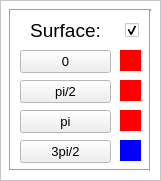
  <widget class="QFrame" name="frame_axis">
   <property name="geometry">
    <rect>
     <x>780</x>
     <y>260</y>
     <width>161</width>
     <height>181</height>
    </rect>
   </property>
   <property name="palette">
    <palette>
     <active>
      <colorrole role="Base">
       <brush brushstyle="SolidPattern">
        <color alpha="255">
         <red>255</red>
         <green>255</green>
         <blue>255</blue>
        </color>
       </brush>
      </colorrole>
      <colorrole role="Window">
       <brush brushstyle="SolidPattern">
        <color alpha="255">
         <red>255</red>
         <green>255</green>
         <blue>255</blue>
        </color>
       </brush>
      </colorrole>
     </active>
     <inactive>
      <colorrole role="Base">
       <brush brushstyle="SolidPattern">
        <color alpha="255">
         <red>255</red>
         <green>255</green>
         <blue>255</blue>
        </color>
       </brush>
      </colorrole>
      <colorrole role="Window">
       <brush brushstyle="SolidPattern">
        <color alpha="255">
         <red>255</red>
         <green>255</green>
         <blue>255</blue>
        </color>
       </brush>
      </colorrole>
     </inactive>
     <disabled>
      <colorrole role="Base">
       <brush brushstyle="SolidPattern">
        <color alpha="255">
         <red>255</red>
         <green>255</green>
         <blue>255</blue>
        </color>
       </brush>
      </colorrole>
      <colorrole role="Window">
       <brush brushstyle="SolidPattern">
        <color alpha="255">
         <red>255</red>
         <green>255</green>
         <blue>255</blue>
        </color>
       </brush>
      </colorrole>
     </disabled>
    </palette>
   </property>
   <property name="font">
    <font>
     <pointsize>10</pointsize>
    </font>
   </property>
   <property name="autoFillBackground">
    <bool>true</bool>
   </property>
   <property name="frameShape">
    <enum>QFrame::StyledPanel</enum>
   </property>
   <property name="frameShadow">
    <enum>QFrame::Raised</enum>
   </property>
   <widget class="QLabel" name="label_axis">
    <property name="geometry">
     <rect>
      <x>20</x>
      <y>20</y>
      <width>91</width>
      <height>21</height>
     </rect>
    </property>
    <property name="font">
     <font>
      <pointsize>14</pointsize>
     </font>
    </property>
    <property name="text">
     <string>Surface:</string>
    </property>
    <property name="alignment">
     <set>Qt::AlignCenter</set>
    </property>
   </widget>
   <widget class="QLabel" name="label_surfaceColor_Pi_2">
    <property name="geometry">
     <rect>
      <x>120</x>
      <y>80</y>
      <width>21</width>
      <height>21</height>
     </rect>
    </property>
    <property name="palette">
     <palette>
      <active>
       <colorrole role="Base">
        <brush brushstyle="SolidPattern">
         <color alpha="255">
          <red>255</red>
          <green>0</green>
          <blue>0</blue>
         </color>
        </brush>
       </colorrole>
       <colorrole role="Window">
        <brush brushstyle="SolidPattern">
         <color alpha="255">
          <red>255</red>
          <green>0</green>
          <blue>0</blue>
         </color>
        </brush>
       </colorrole>
      </active>
      <inactive>
       <colorrole role="Base">
        <brush brushstyle="SolidPattern">
         <color alpha="255">
          <red>255</red>
          <green>0</green>
          <blue>0</blue>
         </color>
        </brush>
       </colorrole>
       <colorrole role="Window">
        <brush brushstyle="SolidPattern">
         <color alpha="255">
          <red>255</red>
          <green>0</green>
          <blue>0</blue>
         </color>
        </brush>
       </colorrole>
      </inactive>
      <disabled>
       <colorrole role="Base">
        <brush brushstyle="SolidPattern">
         <color alpha="255">
          <red>255</red>
          <green>0</green>
          <blue>0</blue>
         </color>
        </brush>
       </colorrole>
       <colorrole role="Window">
        <brush brushstyle="SolidPattern">
         <color alpha="255">
          <red>255</red>
          <green>0</green>
          <blue>0</blue>
         </color>
        </brush>
       </colorrole>
      </disabled>
     </palette>
    </property>
    <property name="autoFillBackground">
     <bool>true</bool>
    </property>
    <property name="text">
     <string/>
    </property>
   </widget>
   <widget class="QPushButton" name="pushButton_surfaceColor_Pi_2">
    <property name="geometry">
     <rect>
      <x>20</x>
      <y>80</y>
      <width>91</width>
      <height>23</height>
     </rect>
    </property>
    <property name="font">
     <font>
      <pointsize>10</pointsize>
     </font>
    </property>
    <property name="text">
     <string>pi/2</string>
    </property>
   </widget>
   <widget class="QLabel" name="label_surfaceColor_3_pi_2">
    <property name="geometry">
     <rect>
      <x>120</x>
      <y>140</y>
      <width>21</width>
      <height>21</height>
     </rect>
    </property>
    <property name="palette">
     <palette>
      <active>
       <colorrole role="Base">
        <brush brushstyle="SolidPattern">
         <color alpha="255">
          <red>255</red>
          <green>0</green>
          <blue>0</blue>
         </color>
        </brush>
       </colorrole>
       <colorrole role="Window">
        <brush brushstyle="SolidPattern">
         <color alpha="255">
          <red>0</red>
          <green>0</green>
          <blue>255</blue>
         </color>
        </brush>
       </colorrole>
      </active>
      <inactive>
       <colorrole role="Base">
        <brush brushstyle="SolidPattern">
         <color alpha="255">
          <red>255</red>
          <green>0</green>
          <blue>0</blue>
         </color>
        </brush>
       </colorrole>
       <colorrole role="Window">
        <brush brushstyle="SolidPattern">
         <color alpha="255">
          <red>0</red>
          <green>0</green>
          <blue>255</blue>
         </color>
        </brush>
       </colorrole>
      </inactive>
      <disabled>
       <colorrole role="Base">
        <brush brushstyle="SolidPattern">
         <color alpha="255">
          <red>0</red>
          <green>0</green>
          <blue>255</blue>
         </color>
        </brush>
       </colorrole>
       <colorrole role="Window">
        <brush brushstyle="SolidPattern">
         <color alpha="255">
          <red>0</red>
          <green>0</green>
          <blue>255</blue>
         </color>
        </brush>
       </colorrole>
      </disabled>
     </palette>
    </property>
    <property name="autoFillBackground">
     <bool>true</bool>
    </property>
    <property name="text">
     <string/>
    </property>
   </widget>
   <widget class="QPushButton" name="pushButton_surfaceColor_3_Pi_2">
    <property name="geometry">
     <rect>
      <x>20</x>
      <y>140</y>
      <width>91</width>
      <height>23</height>
     </rect>
    </property>
    <property name="font">
     <font>
      <pointsize>10</pointsize>
     </font>
    </property>
    <property name="text">
     <string>3pi/2</string>
    </property>
   </widget>
   <widget class="Line" name="line_axisBottom">
    <property name="geometry">
     <rect>
      <x>10</x>
      <y>160</y>
      <width>141</width>
      <height>20</height>
     </rect>
    </property>
    <property name="orientation">
     <enum>Qt::Horizontal</enum>
    </property>
   </widget>
   <widget class="Line" name="line_axisTop">
    <property name="geometry">
     <rect>
      <x>10</x>
      <y>0</y>
      <width>141</width>
      <height>20</height>
     </rect>
    </property>
    <property name="orientation">
     <enum>Qt::Horizontal</enum>
    </property>
   </widget>
   <widget class="Line" name="line_axisLeft">
    <property name="geometry">
     <rect>
      <x>0</x>
      <y>9</y>
      <width>20</width>
      <height>161</height>
     </rect>
    </property>
    <property name="orientation">
     <enum>Qt::Vertical</enum>
    </property>
   </widget>
   <widget class="Line" name="line_10">
    <property name="geometry">
     <rect>
      <x>140</x>
      <y>10</y>
      <width>20</width>
      <height>161</height>
     </rect>
    </property>
    <property name="orientation">
     <enum>Qt::Vertical</enum>
    </property>
   </widget>
   <widget class="QCheckBox" name="checkBox_surfaceEnabled">
    <property name="geometry">
     <rect>
      <x>125</x>
      <y>20</y>
      <width>16</width>
      <height>21</height>
     </rect>
    </property>
    <property name="font">
     <font>
      <pointsize>10</pointsize>
     </font>
    </property>
    <property name="text">
     <string/>
    </property>
    <property name="checked">
     <bool>true</bool>
    </property>
   </widget>
   <widget class="QPushButton" name="pushButton_surfaceColor_0">
    <property name="geometry">
     <rect>
      <x>20</x>
      <y>50</y>
      <width>91</width>
      <height>23</height>
     </rect>
    </property>
    <property name="font">
     <font>
      <pointsize>10</pointsize>
     </font>
    </property>
    <property name="text">
     <string>0</string>
    </property>
   </widget>
   <widget class="QLabel" name="label_surfaceColor_0">
    <property name="geometry">
     <rect>
      <x>120</x>
      <y>50</y>
      <width>21</width>
      <height>21</height>
     </rect>
    </property>
    <property name="palette">
     <palette>
      <active>
       <colorrole role="Base">
        <brush brushstyle="SolidPattern">
         <color alpha="255">
          <red>255</red>
          <green>0</green>
          <blue>0</blue>
         </color>
        </brush>
       </colorrole>
       <colorrole role="Window">
        <brush brushstyle="SolidPattern">
         <color alpha="255">
          <red>255</red>
          <green>0</green>
          <blue>0</blue>
         </color>
        </brush>
       </colorrole>
      </active>
      <inactive>
       <colorrole role="Base">
        <brush brushstyle="SolidPattern">
         <color alpha="255">
          <red>255</red>
          <green>0</green>
          <blue>0</blue>
         </color>
        </brush>
       </colorrole>
       <colorrole role="Window">
        <brush brushstyle="SolidPattern">
         <color alpha="255">
          <red>255</red>
          <green>0</green>
          <blue>0</blue>
         </color>
        </brush>
       </colorrole>
      </inactive>
      <disabled>
       <colorrole role="Base">
        <brush brushstyle="SolidPattern">
         <color alpha="255">
          <red>255</red>
          <green>0</green>
          <blue>0</blue>
         </color>
        </brush>
       </colorrole>
       <colorrole role="Window">
        <brush brushstyle="SolidPattern">
         <color alpha="255">
          <red>255</red>
          <green>0</green>
          <blue>0</blue>
         </color>
        </brush>
       </colorrole>
      </disabled>
     </palette>
    </property>
    <property name="autoFillBackground">
     <bool>true</bool>
    </property>
    <property name="text">
     <string/>
    </property>
   </widget>
   <widget class="QPushButton" name="pushButton_surfaceColor_Pi">
    <property name="geometry">
     <rect>
      <x>20</x>
      <y>110</y>
      <width>91</width>
      <height>23</height>
     </rect>
    </property>
    <property name="font">
     <font>
      <pointsize>10</pointsize>
     </font>
    </property>
    <property name="text">
     <string>pi</string>
    </property>
   </widget>
   <widget class="QLabel" name="label_surfaceColor_pi">
    <property name="geometry">
     <rect>
      <x>120</x>
      <y>110</y>
      <width>21</width>
      <height>21</height>
     </rect>
    </property>
    <property name="palette">
     <palette>
      <active>
       <colorrole role="Base">
        <brush brushstyle="SolidPattern">
         <color alpha="255">
          <red>255</red>
          <green>0</green>
          <blue>0</blue>
         </color>
        </brush>
       </colorrole>
       <colorrole role="Window">
        <brush brushstyle="SolidPattern">
         <color alpha="255">
          <red>255</red>
          <green>0</green>
          <blue>0</blue>
         </color>
        </brush>
       </colorrole>
      </active>
      <inactive>
       <colorrole role="Base">
        <brush brushstyle="SolidPattern">
         <color alpha="255">
          <red>255</red>
          <green>0</green>
          <blue>0</blue>
         </color>
        </brush>
       </colorrole>
       <colorrole role="Window">
        <brush brushstyle="SolidPattern">
         <color alpha="255">
          <red>255</red>
          <green>0</green>
          <blue>0</blue>
         </color>
        </brush>
       </colorrole>
      </inactive>
      <disabled>
       <colorrole role="Base">
        <brush brushstyle="SolidPattern">
         <color alpha="255">
          <red>255</red>
          <green>0</green>
          <blue>0</blue>
         </color>
        </brush>
       </colorrole>
       <colorrole role="Window">
        <brush brushstyle="SolidPattern">
         <color alpha="255">
          <red>255</red>
          <green>0</green>
          <blue>0</blue>
         </color>
        </brush>
       </colorrole>
      </disabled>
     </palette>
    </property>
    <property name="autoFillBackground">
     <bool>true</bool>
    </property>
    <property name="text">
     <string/>
    </property>
   </widget>
  </widget>
